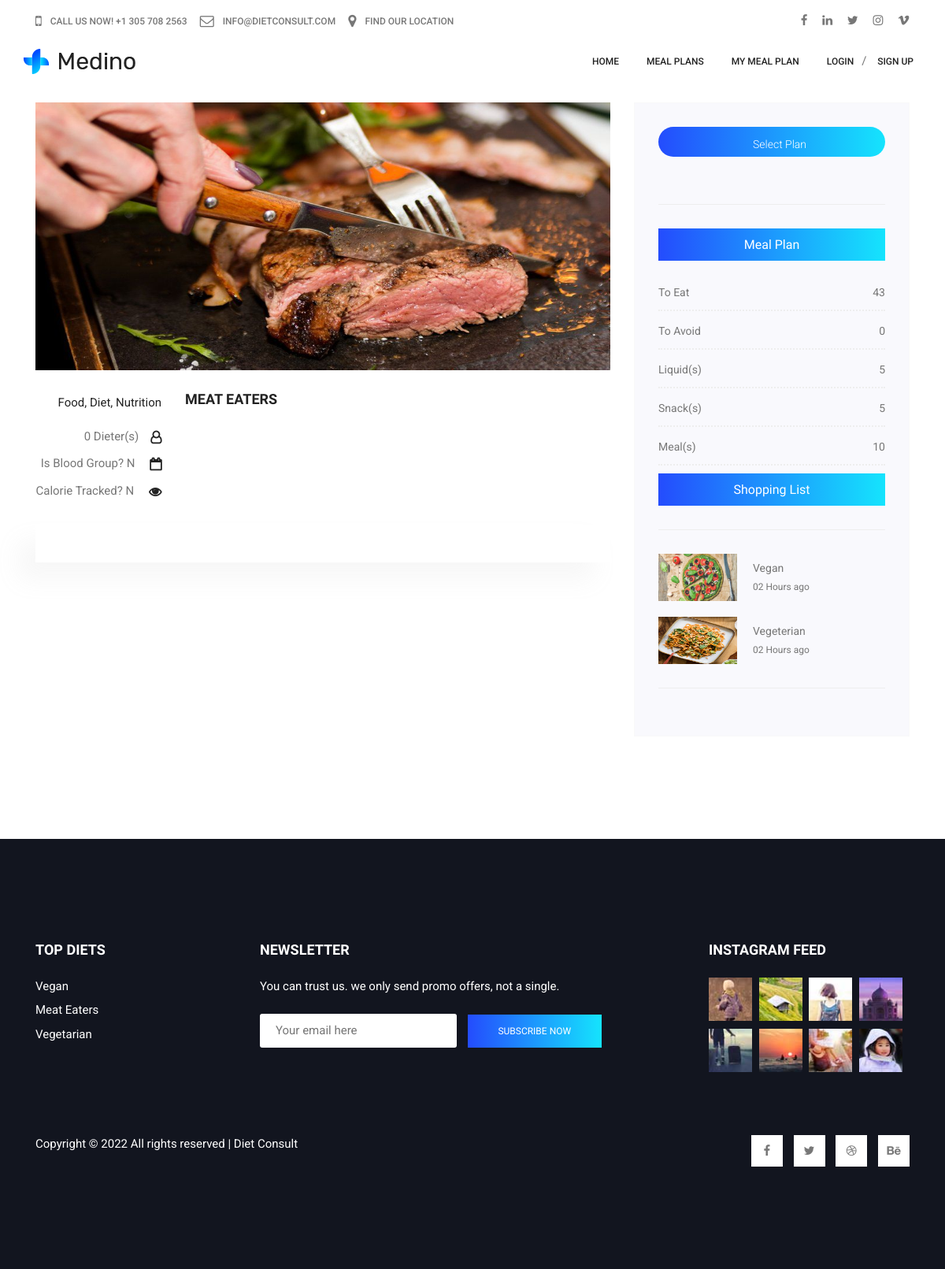
Page /mealplans/1/info on the committed database.
### tables this page shows
CREATE TABLE `diet_types` (
  `diet_type_id` int(11) NOT NULL,
  `plan` varchar(450) NOT NULL,
  `summary` varchar(1250) DEFAULT NULL,
  `description` varchar(6500) DEFAULT NULL,
  `image` varchar(50) DEFAULT NULL,
  `diet_super` int(11) DEFAULT NULL,
  `is_calorie_tracking` tinyint(1) NOT NULL,
  `calorie_intake_per_day` varchar(30) DEFAULT NULL,
  `calorie_burnt_per_day` varchar(30) DEFAULT NULL,
  `is_blood_group` tinyint(1) NOT NULL,
  `date_added` timestamp NOT NULL DEFAULT current_timestamp()
);

### application/controllers/Home.php (called while the page is built, shortened)
<?php
class Home extends CI_Controller {
	public function __construct(){
        $this -> load -> helper('url');
		$this -> load -> helper('form');
		$this -> load -> database();
		$this->load->library('session');
        $this -> load -> model('Accounts_Model');
        $this -> load -> model('DietTypes_Model');
        $this -> load -> model('Foods_Model');
        $this -> load -> model('Liquids_Model');
        $this -> load -> model('Snacks_Model');
        $this -> load -> model('Ingredients_Model');
        $this -> load -> model('ShoppingList_Model');
    }
	public function mealplan_info($diet_type_id)
	{
        $data = [];
		$mealplan_info = $this -> DietTypes_Model -> get_info($diet_type_id);
		$data["page_title"] = $mealplan_info -> plan . " (Info)";
		$mealplan_foods = $this -> Foods_Model -> get_multiple_by("diet_type_id", $diet_type_id);
		$mealplan_liquids = $this -> Liquids_Model -> get_multiple_by("diet_type_id", $diet_type_id);
		$mealplan_snacks = $this -> Snacks_Model -> get_multiple_by("diet_type_id", $diet_type_id);
		$mealplan_ingredients = $this -> Ingredients_Model -> get_multiple_by("diet_type_id", $diet_type_id);
		$mealplan_accounts = $this -> Accounts_Model -> get_multiple_by("choosen_plan", $diet_type_id);
		$mealplans = $this -> DietTypes_Model -> get_all();
		$data["mealplan_info"] = $mealplan_info;
		$data["mealplan_foods"] = $mealplan_foods;
		$data["mealplan_liquids"] = $mealplan_liquids;
		$data["mealplan_snacks"] = $mealplan_snacks;
		$data["mealplan_ingredients"] = $mealplan_ingredients;
		$data["mealplan_accounts"] = $mealplan_accounts;
		$data["mealplans"] = $mealplans;
        $this->render('mealplan_info', $data);
	}
	public function render($route, $data = [])
	{
	    $this->load->view('inc/site/header', $data);
		$this->load->view('site/home/'.$route, $data);
        $this->load->view('inc/site/footer', $data);
	}
}
?>

### index.php (called while the page is built, shortened)
<?php
require_once BASEPATH.'core/CodeIgniter.php';

### application/models/DietTypes_Model.php (called while the page is built, shortened)
<?php
class diettypes_model extends CI_model {
    public function get_all(){
        $query = $this -> db-> query("select * from diet_types");
        if($query->num_rows() > 0) return $query->result();
		else return FALSE;
    }
	public function get_info($id){
        $query = $this -> db-> query("select * from diet_types where diet_type_id = '$id'");
        if($query->num_rows() > 0) return $query->row();
		else return FALSE;
    }
}
?>

### application/models/Accounts_Model.php (called while the page is built, shortened)
<?php
class accounts_model extends CI_model {
	public function get_multiple_by($column, $value){
        $query = $this -> db-> query("select * from accounts where $column = '$value'");
        if($query->num_rows() > 0) return $query->result();
		else return FALSE;
    }
}
?>

### application/models/Ingredients_Model.php (called while the page is built, shortened)
<?php
class ingredients_model extends CI_model {
	public function get_multiple_by($column, $value){
        $query = $this -> db-> query("select * from ingredients where $column = '$value'");
        if($query->num_rows() > 0) return $query->result();
		else return FALSE;
    }
}
?>

### application/models/Liquids_Model.php (called while the page is built, shortened)
<?php
class liquids_model extends CI_model {
	public function get_multiple_by($column, $value){
        $query = $this -> db-> query("select * from liquids where $column = '$value'");
        if($query->num_rows() > 0) return $query->result();
		else return FALSE;
    }
}
?>

### application/models/Snacks_Model.php (called while the page is built, shortened)
<?php
class snacks_model extends CI_model {
	public function get_multiple_by($column, $value){
        $query = $this -> db-> query("select * from snacks where $column = '$value'");
        if($query->num_rows() > 0) return $query->result();
		else return FALSE;
    }
}
?>

### application/models/Foods_Model.php (called while the page is built, shortened)
<?php
class foods_model extends CI_model {
	public function get_multiple_by($column, $value){
        $query = $this -> db-> query("select * from foods where $column = '$value'");
        if($query->num_rows() > 0) return $query->result();
		else return FALSE;
    }
}
?>

### application/views/site/home/mealplan_info.php (shortened to what this page needs)
<section class="blog_area section-padding">
    <div class="container">
        <div class="row">
            <div class="col-lg-8 posts-list">
                <div class="single-post row">
                    <div class="col-lg-12">
                        <div class="feature-img">
                            <img class="img-fluid"
                                src="<?php echo base_url('assets/images/mealplans/' . $mealplan_info -> image); ?>"
                                style="width: 730px; height: 340px;" alt="">
                        </div>
                    </div>
                    <div class="col-lg-3  col-md-3">
                        <div class="blog_info text-right">
                            <div class="post_tag">
                                <a href="javascript:{}">Food,</a>
                                <a href="javascript:{}">Diet,</a>
                                <a href="javascript:{}">Nutrition</a>
                            </div>
                            <ul class="blog_meta list">
                                <li>
                                    <a href="javascript:{}">
                                        <?php if($mealplan_accounts){echo count($mealplan_accounts);}else{echo "0";} ?>
                                        Dieter(s)<i class="fa fa-user-o"></i>
                                    </a>
                                </li>
                                <li>
                                    <a href="javascript:{}">
                                        Is Blood Group?
                                        <?php if($mealplan_info -> is_blood_group == 0){echo "N";}else{echo "Y";} ?>
                                        <i class="fa fa-calendar-o"></i>
                                    </a>
                                </li>
                                <li>
                                    <a href="javascript:{}">
                                        Calorie Tracked?
                                        <?php if($mealplan_info -> is_calorie_tracking == 0){echo "N";}else{echo "Y";} ?>
                                        <i class="fa fa-eye"></i>
                                    </a>
                                </li>
                            </ul>
                        </div>
                    </div>
                    <div class="col-lg-9 col-md-9 blog_details">
                        <h3><?php echo $mealplan_info -> plan; ?></h3>
                    </div>
                    <div class="col-lg-12">
                        <div class="quotes">
                        </div>
                    </div>
                </div>
            </div>
            <div class="col-lg-4">
                <?php $this->load->view('site/home/sections-2/sidebar_section');?>
            </div>
        </div>
    </div>
</section>

### application/views/site/home/sections-2/sidebar_section.php (shortened to what this page needs)
<div class="blog_right_sidebar">
    <aside class="single_sidebar_widget search_widget">
        <div class="input-group">
            <button class="widget_title form-control" style="cursor: pointer">Select Plan</button>
        </div>
        <div class="br"></div>
    </aside>
    <aside class="single_sidebar_widget post_category_widget">
        <a href="<?php echo base_url('mealplans/' . $mealplan_info -> diet_type_id . '/plan'); ?>">
            <h4 class="widget_title" style="cursor: pointer">Meal Plan</h4>
        </a>
        <ul class="list cat-list">
            <li>
                <a href="javascript:{}" class="d-flex justify-content-between" data-toggle="modal"
                    data-target="#toEatModal">
                    <p>To Eat</p>
                    <p>
                        <?php if ($mealplan_ingredients){ ?>
                        <?php $totake_count = 0; ?>
                        <?php foreach($mealplan_ingredients as $row) :?>
                        <?php if($row -> consumption == "Take"){ $totake_count++;} ?>
                        <?php endforeach; ?>
                        <?php  echo $totake_count; ?>
                        <?php } else{ echo "0";} ?>
                    </p>
                </a>
            </li>
            <li>
                <a href="javascript:{}" class="d-flex justify-content-between" data-toggle="modal"
                    data-target="#toAvoidModal">
                    <p>To Avoid</p>
                    <p>
                        <?php if ($mealplan_ingredients){ ?>
                        <?php $toavoid_count = 0; ?>
                        <?php  echo $toavoid_count; ?>
                        <?php } else{ echo "0";} ?>
                    </p>
                </a>
            </li>
            <li>
                <a href="javascript:{}" class="d-flex justify-content-between" data-toggle="modal"
                    data-target="#liquidsModal">
                    <p>Liquid(s)</p>
                    <p>
                        <?php if($mealplan_liquids){echo count($mealplan_liquids);}else{echo "0";} ?>
                    </p>
                </a>
            </li>
            <li>
                <a href="javascript:{}" class="d-flex justify-content-between" data-toggle="modal"
                    data-target="#snacksModal">
                    <p>Snack(s)</p>
                    <p>
                        <?php if($mealplan_snacks){echo count($mealplan_snacks);}else{echo "0";} ?>
                    </p>
                </a>
            </li>
            <li>
                <a href="javascript:{}" class="d-flex justify-content-between" data-toggle="modal"
                    data-target="#mealsModal">
                    <p>Meal(s)</p>
                    <p>
                        <?php if($mealplan_foods){echo count($mealplan_foods);}else{echo "0";} ?>
                    </p>
                </a>
            </li>
        </ul>
    </aside>
    <aside class="single-sidebar-widget newsletter_widget" style="margin-top: 10px">
        <a href="">
            <h4 class="widget_title" style="cursor: pointer">Shopping List</h4>
        </a>
        <div class="br"></div>
    </aside>
    <aside class="single_sidebar_widget popular_post_widget">
        <?php if ($mealplans){ ?>
        <?php $mealplan_count = 1; ?>
        <?php foreach($mealplans as $row) :?>
        <?php if ($mealplan_count < 4){ ?>
        <?php if ($mealplan_info -> diet_type_id != $row -> diet_type_id){ ?>
        <div class="media post_item">
            <a href="<?php echo base_url('mealplans/' . $row -> diet_type_id . '/info'); ?>">
                <img src="<?php echo base_url('assets/images/mealplans/' . $row -> image); ?>"
                    style="width: 100px; height: 60px" alt="post">
                <div class="media-body">
                    <a href="<?php echo base_url('mealplans/' . $row -> diet_type_id . '/info'); ?>">
                        <h5><?php echo $row -> plan; ?></h5>
                    </a>
                    <p>02 Hours ago</p>
                </div>
            </a>
        </div>
        <?php $mealplan_count++; }} ?>
        <?php endforeach; ?>
        <?php } ?>
        <div class="br"></div>
    </aside>
</div>

### rows in the picture
diet_types: image (picture), plan "MEAT EATERS"
diet_types: image (picture), plan "Vegan"
diet_types: image (picture), plan "Vegeterian"

### other values in the picture
$totake_count "43"
$toavoid_count "0"
count($mealplan_liquids) "5"
count($mealplan_snacks) "5"
count($mealplan_foods) "10"
